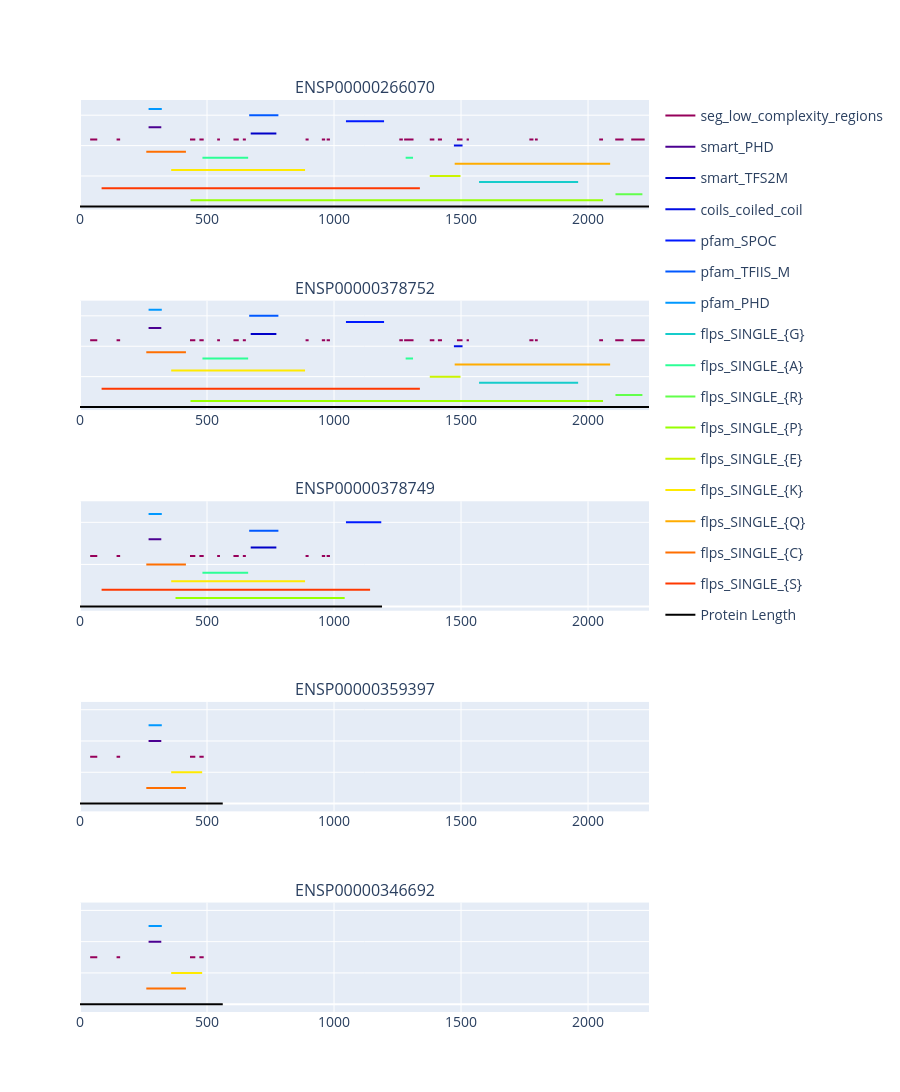

This figure's notebook cell:
### Code cell
pf.feature_architecture_figure(lib_path=lib_path, gene_id="ENSG00000101191", expr_df=psc_meso_expr, fa_index=fa_index)
